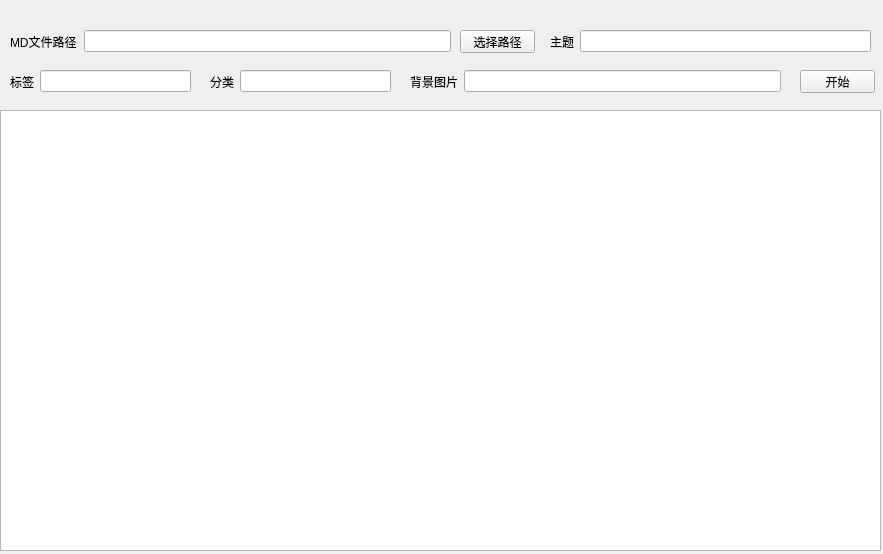
<?xml version="1.0" encoding="UTF-8"?>
<ui version="4.0">
 <class>Form</class>
 <widget class="QWidget" name="Form">
  <property name="geometry">
   <rect>
    <x>0</x>
    <y>0</y>
    <width>883</width>
    <height>554</height>
   </rect>
  </property>
  <property name="sizePolicy">
   <sizepolicy hsizetype="Fixed" vsizetype="Fixed">
    <horstretch>0</horstretch>
    <verstretch>0</verstretch>
   </sizepolicy>
  </property>
  <property name="minimumSize">
   <size>
    <width>883</width>
    <height>554</height>
   </size>
  </property>
  <property name="maximumSize">
   <size>
    <width>883</width>
    <height>554</height>
   </size>
  </property>
  <property name="acceptDrops">
   <bool>true</bool>
  </property>
  <property name="windowTitle">
   <string>hexo快捷博客发布</string>
  </property>
  <property name="autoFillBackground">
   <bool>true</bool>
  </property>
  <widget class="QWidget" name="layoutWidget">
   <property name="geometry">
    <rect>
     <x>10</x>
     <y>30</y>
     <width>441</width>
     <height>23</height>
    </rect>
   </property>
   <layout class="QHBoxLayout" name="horizontalLayout">
    <item>
     <widget class="QLabel" name="label">
      <property name="text">
       <string>MD文件路径</string>
      </property>
     </widget>
    </item>
    <item>
     <widget class="QLineEdit" name="mdPath"/>
    </item>
   </layout>
  </widget>
  <widget class="QPushButton" name="btnStart">
   <property name="geometry">
    <rect>
     <x>800</x>
     <y>70</y>
     <width>75</width>
     <height>23</height>
    </rect>
   </property>
   <property name="text">
    <string>开始</string>
   </property>
  </widget>
  <widget class="QTextBrowser" name="textBrowser">
   <property name="geometry">
    <rect>
     <x>0</x>
     <y>110</y>
     <width>881</width>
     <height>441</height>
    </rect>
   </property>
   <property name="font">
    <font>
     <family>JetBrains Mono</family>
     <pointsize>10</pointsize>
    </font>
   </property>
  </widget>
  <widget class="QWidget" name="layoutWidget_2">
   <property name="geometry">
    <rect>
     <x>550</x>
     <y>30</y>
     <width>321</width>
     <height>23</height>
    </rect>
   </property>
   <layout class="QHBoxLayout" name="horizontalLayout_2">
    <item>
     <widget class="QLabel" name="label_2">
      <property name="text">
       <string>主题</string>
      </property>
     </widget>
    </item>
    <item>
     <widget class="QLineEdit" name="summary"/>
    </item>
   </layout>
  </widget>
  <widget class="QPushButton" name="btnFile">
   <property name="geometry">
    <rect>
     <x>460</x>
     <y>30</y>
     <width>75</width>
     <height>23</height>
    </rect>
   </property>
   <property name="text">
    <string>选择路径</string>
   </property>
  </widget>
  <widget class="QWidget" name="layoutWidget_3">
   <property name="geometry">
    <rect>
     <x>10</x>
     <y>70</y>
     <width>181</width>
     <height>23</height>
    </rect>
   </property>
   <layout class="QHBoxLayout" name="horizontalLayout_3">
    <item>
     <widget class="QLabel" name="label_3">
      <property name="text">
       <string>标签</string>
      </property>
     </widget>
    </item>
    <item>
     <widget class="QLineEdit" name="tag"/>
    </item>
   </layout>
  </widget>
  <widget class="QWidget" name="layoutWidget_4">
   <property name="geometry">
    <rect>
     <x>210</x>
     <y>70</y>
     <width>181</width>
     <height>23</height>
    </rect>
   </property>
   <layout class="QHBoxLayout" name="horizontalLayout_4">
    <item>
     <widget class="QLabel" name="label_4">
      <property name="text">
       <string>分类</string>
      </property>
     </widget>
    </item>
    <item>
     <widget class="QLineEdit" name="category"/>
    </item>
   </layout>
  </widget>
  <widget class="QWidget" name="layoutWidget_5">
   <property name="geometry">
    <rect>
     <x>410</x>
     <y>70</y>
     <width>371</width>
     <height>23</height>
    </rect>
   </property>
   <layout class="QHBoxLayout" name="horizontalLayout_5">
    <item>
     <widget class="QLabel" name="label_5">
      <property name="text">
       <string>背景图片</string>
      </property>
     </widget>
    </item>
    <item>
     <widget class="QLineEdit" name="img"/>
    </item>
   </layout>
  </widget>
 </widget>
 <resources/>
 <connections/>
</ui>
